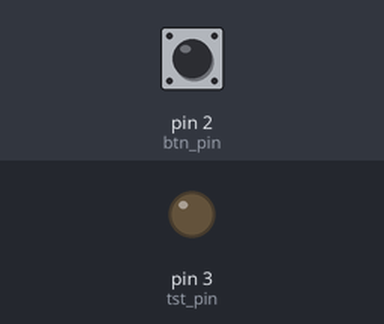
Bench run of a sketch on a simulated Arduino Uno, built with avr-gcc and run on an emulated ATmega328P. On the bench: output pins drawn as LEDs (lit = HIGH). Dashed ring = blinking. Inputs (shaded band) come from the test bench; at power-on: pin 2 (btn_pin) LOW.

Above: at 1.2 s.
1.3 s: pin 2 (btn_pin) pulled HIGH for 1 s
At 1.39 s:
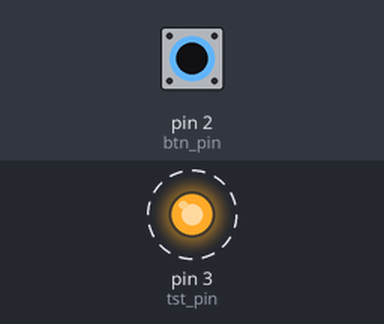
4.3 s: pin 2 (btn_pin) pulled HIGH for 0.15 s
At 5.0 s:
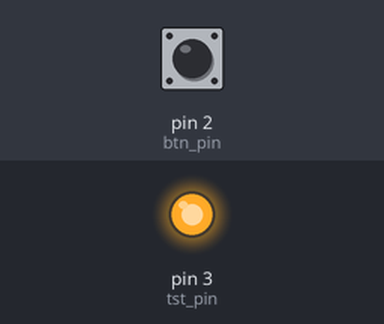
5.9 s: pin 2 (btn_pin) pulled HIGH for 3.2 s
At 9.9 s:
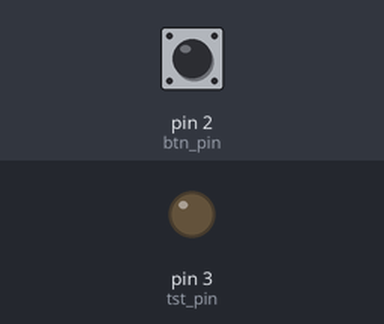
Timing chart, 0 to 11.4 s (numbered marks = the images above; inputs shaded):
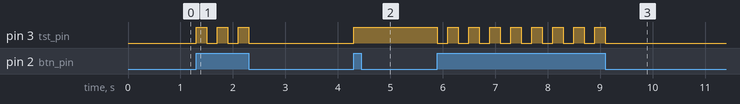

The sketch:

relay.ino
```cpp
// atribuição dos pinos
const int btn_pin = 2;
const int tst_pin = 3;

// atribuindo timestamp inicial
unsigned long millisNow = millis();
unsigned long lastMillis = millis();

// função para ler botão
void readButton(int time){
  millisNow = millis();
  if (millisNow - lastMillis >= time){
  	digitalWrite(tst_pin, !digitalRead(tst_pin));
    lastMillis = millisNow;
  }
}

// configuração incial
void setup()
{
  pinMode(btn_pin, INPUT);
  pinMode(tst_pin, OUTPUT);
  digitalWrite(btn_pin, LOW);
  digitalWrite(tst_pin, LOW);
}

// loop principal
void loop()
{
  if (digitalRead(btn_pin)){
    readButton(200); // duplo clique no intervalo de 200ms é considerado como um único clique
  }
}
```

Measured:
- after the input at 1.3 s, pin 3 (tst_pin): alternates HIGH for 0.20 s and LOW for 0.20 s, 6 changes in all, then stays LOW, starting at once
- after the input at 4.3 s, pin 3 (tst_pin): LOW → HIGH at once
- after the input at 5.9 s, pin 3 (tst_pin): alternates HIGH for 0.20 s and LOW for 0.20 s, 17 changes in all, then stays LOW, starting at once
